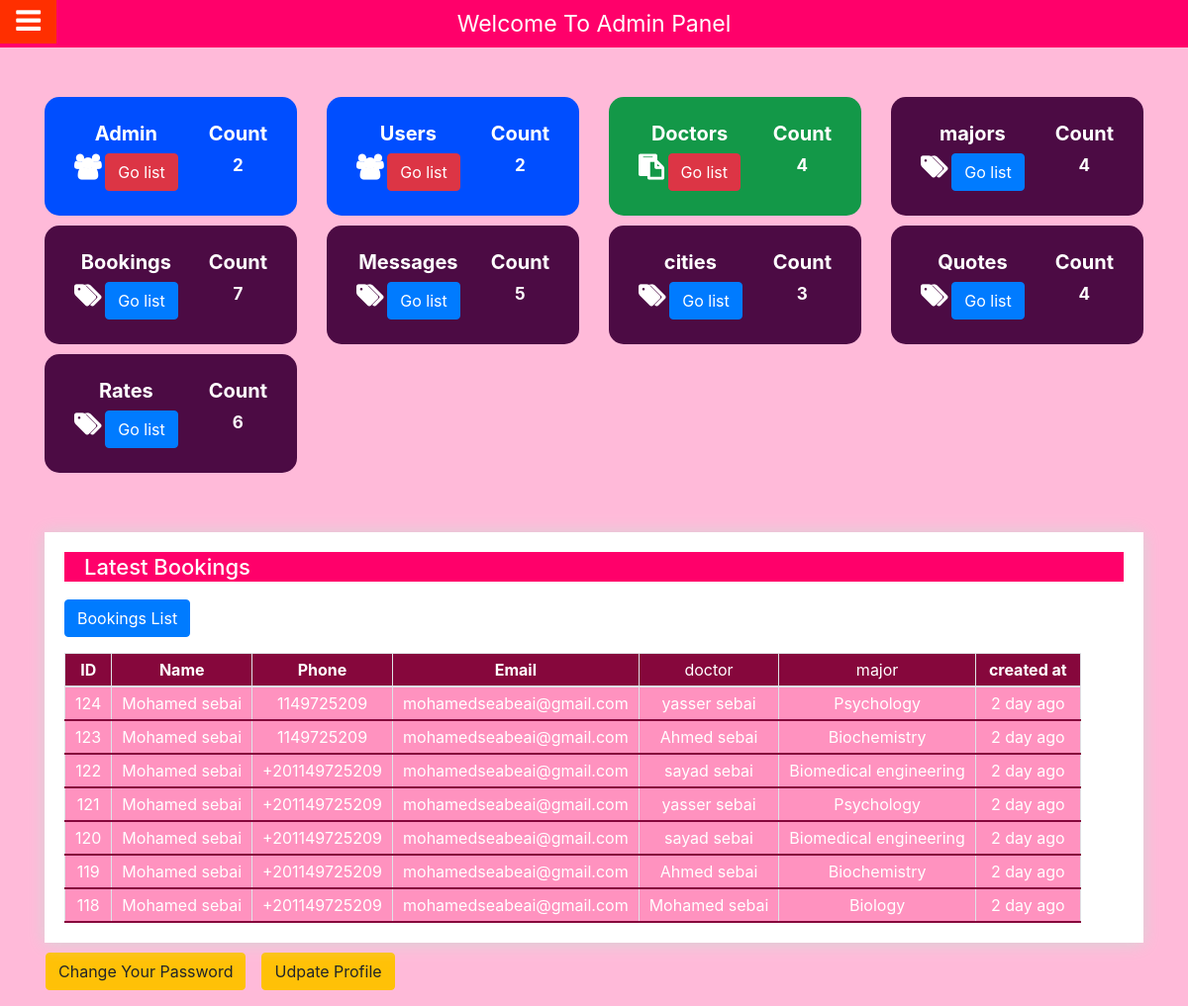
/admin/index.php (signed in), run on the app's committed database.
### tables this page shows
CREATE TABLE `booking` (
  `id` int(11) NOT NULL,
  `name` varchar(50) NOT NULL,
  `email` varchar(255) NOT NULL,
  `phone` varchar(50) NOT NULL,
  `doctor_id` int(11) NOT NULL,
  `status` tinyint(1) NOT NULL DEFAULT 0,
  `location` varchar(50) NOT NULL DEFAULT 'EraaSoft',
  `created_at` timestamp NOT NULL DEFAULT current_timestamp() ON UPDATE current_timestamp()
);

CREATE TABLE `doctors` (
  `id` int(11) NOT NULL,
  `name` varchar(50) NOT NULL,
  `phone` varchar(50) NOT NULL,
  `email` varchar(255) NOT NULL,
  `password` varchar(255) NOT NULL,
  `summary` text NOT NULL,
  `city_id` int(11) NOT NULL,
  `major_id` int(11) NOT NULL,
  `doctor_img` varchar(255) NOT NULL,
  `created_at` timestamp NOT NULL DEFAULT current_timestamp() ON UPDATE current_timestamp()
);

CREATE TABLE `majors` (
  `id` int(11) NOT NULL,
  `title` varchar(50) NOT NULL,
  `img` varchar(255) NOT NULL,
  `created_at` timestamp NOT NULL DEFAULT current_timestamp() ON UPDATE current_timestamp()
);

### admin/classes/DBconnect.class.php (called while the page is built, shortened)
<?php
class DBconnect{
  private $host = 'mysql:host=localhost;dbname=vcare_clinic';
  private $user = 'root';
  private $pass = '';
  public function __construct(){
    $class = get_called_class();
    $this->table = strtolower($class);
  }
  public function connect(){
      try{
        $db = new PDO($this->host, $this->user, $this->pass);
        $db->setAttribute(PDO::ATTR_ERRMODE, PDO::ERRMODE_EXCEPTION);
        return $db;
      }
      catch(PDOException $e){
       echo 'faild to connect with database' . $e->getMessage();
      }
  }
    public function getCountData($table, $filter = true){
      $query = "SELECT count(id) FROM $table WHERE $filter";
      $stmt = $this->connect()->prepare($query);
      $stmt->execute();
      $row = $stmt->fetch();
      return $row[0];
    }
}

### admin/inc_classes.php (called while the page is built, shortened)
<?php
$date = new Date();
$doctor = new Doctors();
$major = new Majors();
$city  = new City();
$booking  = new Booking();
$contact = new Messages();
$user = new Users();
$quote = new Quotes();
$rate = new Rates();
?>

### admin/classes/Model.class.php (called while the page is built, shortened)
<?php
class Model extends DBconnect{
    function count($filter)
    {
        return $this->getCountData($this->table, $filter);
    }
}

### admin/classes/Booking.class.php (called while the page is built, shortened)
<?php
class Booking extends Model{
    public function getPaginateJoin($filter = true,$start_from, $results_per_page){
        $query = "SELECT booking.*,
        majors.title AS major_title,
        doctors.id AS doctor_id,
        doctors.name AS doctor_name
        FROM booking
        INNER JOIN doctors
        ON booking.doctor_id = doctors.id
        INNER JOIN majors
        ON doctors.major_id = majors.id
        WHERE $filter
        ORDER BY id desc LIMIT $start_from, $results_per_page";
        $stmt  = $this->connect()->prepare($query);
        $stmt->execute();
        $row   = $stmt->fetchAll(PDO::FETCH_ASSOC);
        return $row;
    }
}

### admin/classes/Date.class.php (called while the page is built, shortened)
<?php
 final class Date{
   final public function date_differance($date_in_database){
    $current_timezone = timezone_open('Africa/Cairo');
    $old_date = date_create($date_in_database, $current_timezone);
    $current_date = date_create('',$current_timezone);
    $date_diff = date_diff($current_date, $old_date);
       $year = $date_diff->y;
       $month = $date_diff->m;
       $day = $date_diff->d;
    if($year == 0 && $month == 0 && $day != 0){
      return $day . " day ago";
    }
  }
}

### admin/index.php (the view, shortened to what this page needs)
<?php require_once('templates/header.php'); ?>
<body>
<?php require_once('templates/navbar.php'); ?>
<div class="main-body">
 <div class="container">
  <div class="row">
   <div class="col-md-6 col-lg-3">
    <div class="stat user">
     <div class="d-inline-block text-center">
       <h5>Admin</h5>
       <i class="fa fa-users"></i>
       <a href="admins_list.php?page=1" class="btn btn-danger">Go list</a>
     </div>
     <div class="float-right d-inline-block text-center">
       <h5>Count</h5>
       <span><?php echo $user->count(filter: "role = 'admin'");?></span>
     </div>
    </div>
   </div>
   <div class="col-md-6 col-lg-3">
    <div class="stat user">
     <div class="d-inline-block text-center">
       <h5>Users</h5>
       <i class="fa fa-users"></i>
       <a href="users_list.php?page=1" class="btn btn-danger">Go list</a>
     </div>
     <div class="float-right d-inline-block text-center">
       <h5>Count</h5>
       <span><?php echo $user->count(filter: "role = 'user'");?></span>
     </div>
    </div>
   </div>
   <div class="col-md-6 col-lg-3">
     <div class="stat post">
       <div class="d-inline-block text-center">
         <h5>Doctors</h5>
         <i class="fa fa-paste"></i>
         <a href="doctors_list.php?page=1" class="btn btn-danger">Go list</a>
       </div>
       <div class="float-right d-inline-block text-center">
         <h5>Count</h5>
         <span><?php echo $doctor->count(filter: true); ?></span>
       </div>
     </div>
   </div>
    <div class="col-md-6 col-lg-3">
      <div class="stat category">
        <div class="d-inline-block text-center">
          <h5>majors</h5>
          <i class="fa fa-tags"></i>
          <a href="majors_list.php?page=1" class="btn btn-primary">Go list</a>
        </div>
        <div class="float-right d-inline-block text-center">
          <h5>Count</h5>
          <span><?php echo $major->count(filter: true);?></span>
        </div>
      </div>
    </div>
    <div class="col-md-6 col-lg-3">
      <div class="stat category">
        <div class="d-inline-block text-center">
          <h5>Bookings</h5>
          <i class="fa fa-tags"></i>
          <a href="bookings_list.php?page=1" class="btn btn-primary">Go list</a>
        </div>
        <div class="float-right d-inline-block text-center">
          <h5>Count</h5>
          <span><?php echo $booking->count(filter: true);?></span>
        </div>
      </div>
    </div>
    <div class="col-md-6 col-lg-3">
      <div class="stat category">
        <div class="d-inline-block text-center">
          <h5>Messages</h5>
          <i class="fa fa-tags"></i>
          <a href="messages_list.php?page=1" class="btn btn-primary">Go list</a>
        </div>
        <div class="float-right d-inline-block text-center">
          <h5>Count</h5>
          <span><?php echo $contact->count(filter: true);?></span>
        </div>
      </div>
    </div>
    <div class="col-md-6 col-lg-3">
      <div class="stat category">
        <div class="d-inline-block text-center">
          <h5>cities</h5>
          <i class="fa fa-tags"></i>
          <a href="city_list.php?page=1" class="btn btn-primary">Go list</a>
        </div>
        <div class="float-right d-inline-block text-center">
          <h5>Count</h5>
          <span><?php echo $city->count(filter: true);?></span>
        </div>
      </div>
    </div>
    <div class="col-md-6 col-lg-3">
      <div class="stat category">
        <div class="d-inline-block text-center">
          <h5>Quotes</h5>
          <i class="fa fa-tags"></i>
          <a href="quotes_list.php?page=1" class="btn btn-primary">Go list</a>
        </div>
        <div class="float-right d-inline-block text-center">
          <h5>Count</h5>
          <span><?php echo $quote->count(filter: true);?></span>
        </div>
      </div>
    </div>
    <div class="col-md-6 col-lg-3">
      <div class="stat category">
        <div class="d-inline-block text-center">
          <h5>Rates</h5>
          <i class="fa fa-tags"></i>
          <a href="ratings_list.php?page=1" class="btn btn-primary">Go list</a>
        </div>
        <div class="float-right d-inline-block text-center">
          <h5>Count</h5>
          <span><?php echo $rate->count(filter: true);?></span>
        </div>
      </div>
    </div>
  </div>
 <div class="latest-items">
  <div class="row">
    <div class="col-md-12">
      <div class="latest latest-users">
        <h4>Latest Bookings</h4>
        <a href="bookings_list.php?page=1" class="btn btn-primary mb-3">Bookings List</a>
        <table class="table-bordered">
       <thead class="text-center">
         <tr>
          <th>ID</th>
          <th>Name</th>
          <th>Phone</th>
          <th>Email</th>
          <td>doctor</td>
          <td>major</td>
          <th>created at</th>
        </tr>
       </thead>
        <tbody class="text-center">
        <?php
          $bookings = $booking->getPaginateJoin(filter: true ,start_from: 0, results_per_page: 10);
        if(!empty($bookings)){
            foreach($bookings as $booking){
            ?>
            <tr>
                <td><?php echo $booking['id']; ?></td>
                <td><?php echo $booking['name']; ?></td>
                <td><?php echo $booking['phone']; ?></td>
                <td><?php echo $booking['email']; ?></td>
                <td><?php echo $booking['doctor_name']; ?></td>
                <td><?php echo $booking['major_title']; ?></td>
                <td><?php echo $date->date_differance($booking['created_at']); ?></td>
            </tr>
                <?php
                }
            }else{ ?>
            <div class="alert alert-danger">There is no bookings yet</div>
        <?php } ?>
        </tbody>
      </table>
      </div>
    </div>
    <a href="change_password.php" class="btn btn-warning mb-3 ml-3">Change Your Password</a>
    <a href="udpate_profile.php" class="btn btn-warning mb-3 ml-3">Udpate Profile</a>
  </div>
 </div>
</div>
</div>
<?php require_once('templates/footer.php'); ?>

### admin/assets/css/main.css (style rules this page uses)
body { overflow-x: hidden; background: #ff007645; }
.main-body { padding: 0; }
.main-body { margin-top: 50px; }
.main-body .stat { border-radius: 15px; color: #fff; background: #000; padding: 25px 30px; margin-bottom: 10px; }
.main-body .stat h5 { font-size: 20px; font-weight: bold; }
.main-body .stat .fa { font-size: 25px; font-weight: bold; }
.main-body .stat span { font-size: 17px; font-weight: bold; }
.main-body .stat.user { background: #004eff }
.main-body .stat.post { background: #139848 }
.main-body .stat.category { background: #4c0b44 }
.main-body .latest-items { color: #fff; margin-top: 50px; }
.main-body .latest-items .latest { margin-bottom: 10px; background: #fff; padding: 20px; box-shadow: 0px 1px 16px 0px #d6d6d6 }
.main-body .latest-items .latest h4 { background: #ff006a; padding: 2px 20px; font-size: 22px; color: #fff; margin-bottom: 18px; }
table thead tr { background: #86073c; color: #fff; }
table thead tr th { padding: 4px 13px; }
table tbody tr { padding: 4px 10px; background-color: #ff92bf; border-bottom: 2px solid #86073c; }
table tbody tr td { padding: 4px 10px; }

### data on the page
booking: id "124", name "Mohamed sebai", phone "1149725209", email "mohamedseabeai@gmail.com", doctor.name "yasser sebai", majors.title "Psychology", created_at "2 day ago"
booking: id "123", name "Mohamed sebai", phone "1149725209", email "mohamedseabeai@gmail.com", doctor.name "Ahmed sebai", majors.title "Biochemistry", created_at "2 day ago"
booking: id "122", name "Mohamed sebai", phone "+201149725209", email "mohamedseabeai@gmail.com", doctor.name "sayad sebai", majors.title "Biomedical engineering", created_at "2 day ago"
booking: id "121", name "Mohamed sebai", phone "+201149725209", email "mohamedseabeai@gmail.com", doctor.name "yasser sebai", majors.title "Psychology", created_at "2 day ago"
booking: id "120", name "Mohamed sebai", phone "+201149725209", email "mohamedseabeai@gmail.com", doctor.name "sayad sebai", majors.title "Biomedical engineering", created_at "2 day ago"
booking: id "119", name "Mohamed sebai", phone "+201149725209", email "mohamedseabeai@gmail.com", doctor.name "Ahmed sebai", majors.title "Biochemistry", created_at "2 day ago"
booking: id "118", name "Mohamed sebai", phone "+201149725209", email "mohamedseabeai@gmail.com", doctor.name "Mohamed sebai", majors.title "Biology", created_at "2 day ago"

### other printed values
$user->count(filter: "role = 'admin'") "2"
$user->count(filter: "role = 'user'") "2"
$doctor->count(filter: true) "4"
$major->count(filter: true) "4"
$booking->count(filter: true) "7"
$contact->count(filter: true) "5"
$city->count(filter: true) "3"
$quote->count(filter: true) "4"
$rate->count(filter: true) "6"
